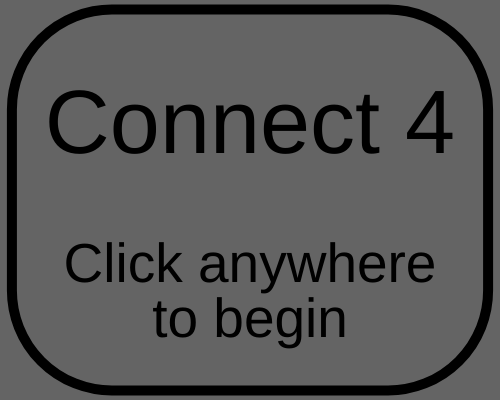
Frame 1 (no input)
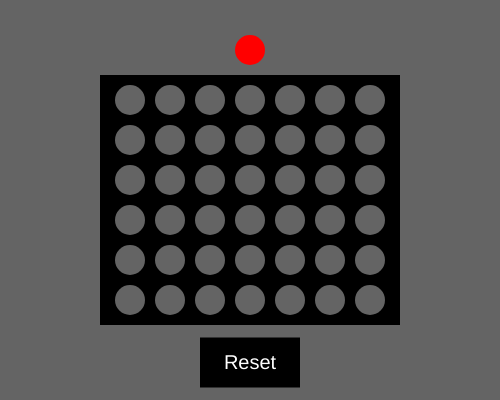
Frame 2 (the mouse pressed at the canvas centre, redrawn once)

The p5.js sketch that drew these frames (run headless with seeded random() and noise() and a simulated clock; the mouse was pressed at the canvas centre and the sketch redrawn once):

// p5.js sketch
// ── sketch.js
var offset = 3
var player = "Red"
var columns = [0, 0, 0, 0, 0, 0, 0]
var tokens = []
var started = false
var won = false

function setup() {
    createCanvas(500, 400);
    rectMode(CENTER)
    textAlign(CENTER)
    for (var i = 0; i < 42; i++) {
        tokens.push(0)
    }
    noLoop()
}

function draw() {
    background(100)
    noStroke()
    fill(player)
    ellipse(130 + offset * 40, 50, 30, 30)
    board()
    drawTokens()
    checkWin("-")
    checkWin("|")
    checkWin("/")
    checkWin("\\")
    mainScreen()
}

function board() {
    fill(0)
    rect(width / 2, height / 2, 300, 250)
    rect(width / 2, 362.5, 100, 50)
    fill(100)
    for (var i = 0; i < 7; i++) {
        for (var j = 0; j < 6; j++)
            ellipse(130 + 40 * i, 300 - j * 40, 30, 30)
    }
    fill(255)
    textSize(20)
    text("Reset", width / 2, 369)
}



function keyPressed() {
    if (keyCode == 83 && columns[offset] < 6 && won == false) {
        tokens[offset + (7 * columns[offset])] = player
        columns[offset] += 1
        drawTokens()
        if (player == "Red") {
            player = "Yellow"
        } else {
            player = "Red"
        }
    }
    if (keyCode == 65) {
        offset -= 1
    }
    if (keyCode == 68) {
        offset += 1
    }
    if (offset > 6) {
        offset = 6
    }
    if (offset < 0) {
        offset = 0
    }
}

function mousePressed() {
    if (mouseX > 200 && mouseX < 300 && mouseY > 337.5 && mouseY < 387.7 && mouseIsPressed) {
        won = false
        player = "Red"
        columns = [0, 0, 0, 0, 0, 0, 0]
        tokens = []
        for (var i = 0; i < 42; i++) {
            tokens.push(0)
        }
        offset = 3
        loop()
    }
    if (started == false) {
        started = true
        loop()
    }
}

function drawTokens() {
    for (var i = 0; i < tokens.length; i++) {
        if (tokens[i] != 0) {
            fill(tokens[i])
            ellipse(130 + (i % 7) * 40, 300 - round((i - (i % 7)) / 7) * 40, 30, 30)
        }
    }
}

function checkWin(type) {
    if (type == '-') {
        checkNext = 1
    }
    if (type == "|") {
        checkNext = 7
    }
    if (type == "/") {
        checkNext = 8
    }
    if (type == "\\") {
        checkNext = 6
    }
    for (var i = 0; i < 42; i += 7) {
        for (var j = 0; j < 7; j++) {
            if (tokens[j + i] != 0) {
                count = 0
                for (var l = 0; l < 4; l++) {
                    if (tokens[j + i + checkNext * l] == tokens[j + i]) {
                        count += 1
                    }
                    if (count > 3) {
                        won = true
                        gameWon()
                    }
                }
            }
        }
    }
}

function gameWon(){
    fill(255)
    textSize(50)
    text("Game Over", width / 2, height / 2 - 50)
    text(tokens[offset + (7 * columns[offset]) - 7] + " Player Wins!", width / 2, height / 2)
    noLoop()
}

function mainScreen() {
    if (started == false) {
        fill(100)
        rect(width / 2, height / 2, width, height)
        fill(0)
        textSize(90)
        text("Connect 4", width / 2, height / 3 + 20)
        textSize(55)
        text("Click anywhere", width / 2, height / 1.5 + 15)
        text("to begin", width / 2, height / 1.5 + 70)
        fill(100, 100, 100, 0)
        stroke(0)
        strokeWeight(10)
        rect(width / 2, height / 2, width / 1.05, height / 1.05, 100)
    }
} 
